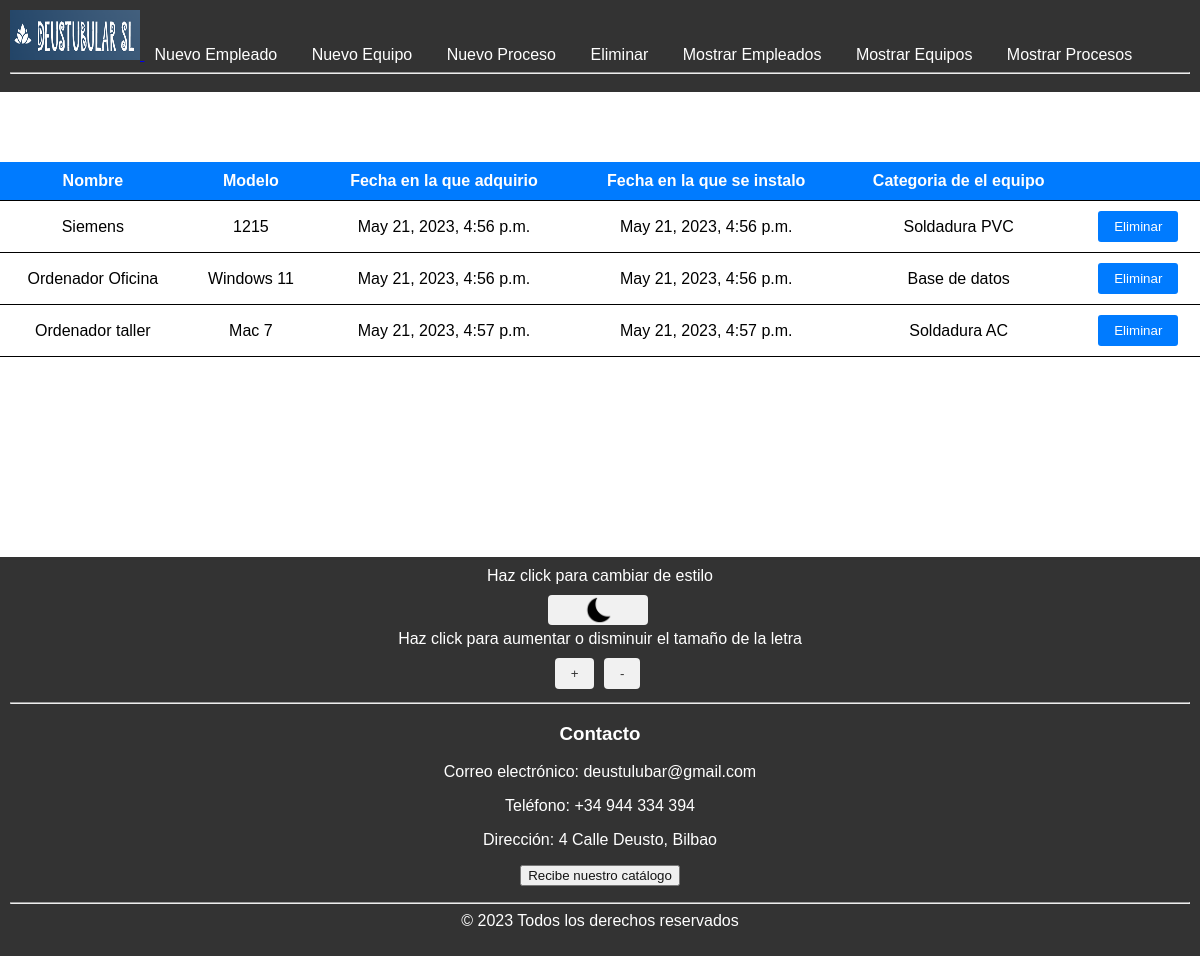
Page /eliminar/equipo on the earlier database version.
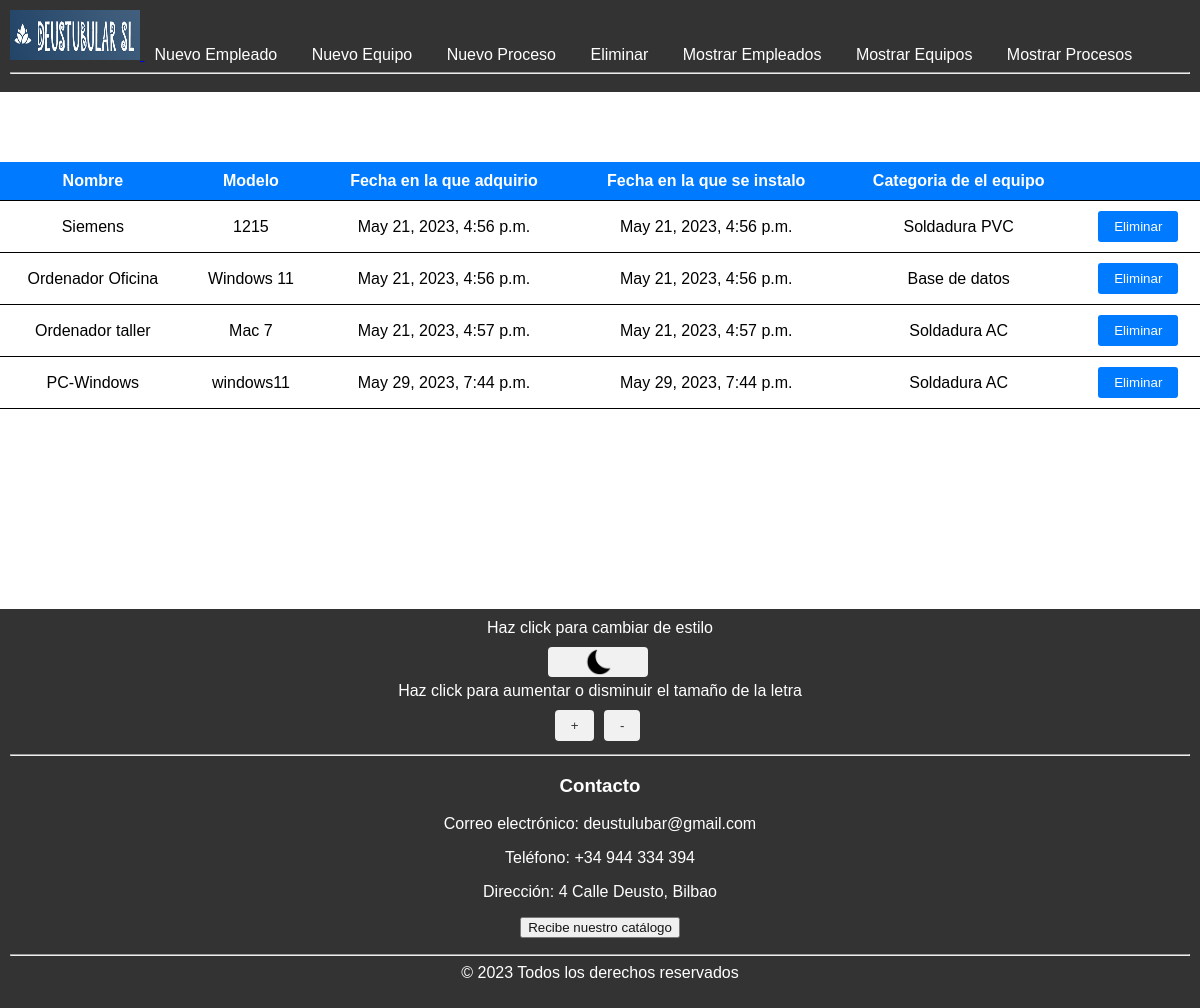
Same page on the later database version.
### DeustubularSL_app/models.py (models this page shows, shortened)
class equipo (models.Model):
    nombre = models.CharField(max_length = 150)
    modelo = models.CharField(max_length = 150)
    fechaAdquisicion = models.DateTimeField(default=datetime.datetime.today)
    fechaInstalacion = models.DateTimeField(default=datetime.datetime.today)
    categoria = models.ForeignKey(Categoria, on_delete=models.CASCADE)

class Categoria(models.Model):
    nombre = models.CharField(max_length=150)
    def __str__(self):
        return self.nombre

### DeustubularSL_app/views.py (the view)
# urls.py: path('eliminar/equipo', views.lista_equipos, name='lista_equipos'),
def lista_equipos(request):
    equipos = equipo.objects.all()
    context = {'equipos': equipos}
    return render(request, 'DeustubularSL_app/lista_equipos_a_borrar.html', context)

### DeustubularSL_app/templates/DeustubularSL_app/lista_equipos_a_borrar.html (shortened to what this page needs)
{% extends "base.html" %}
{% block contenido %}
<table>
  <thead>
    <tr>
      <th>Nombre</th>
      <th>Modelo</th>
      <th>Fecha en la que adquirio</th>
      <th>Fecha en la que se instalo </th>
      <th>Categoria de el equipo</th>
      <th></th>
    </tr>
  </thead>
  <tbody>
    {% for e in equipos %}
    <tr>
      <td>{{ e.nombre }}</td>
      <td>{{ e.modelo }}</td>
      <td>{{ e.fechaAdquisicion }}</td>
      <td>{{ e.fechaInstalacion }}</td>
      <td>{{ e.categoria }}</td>
      <td>
        <form action="{% url 'eliminar_equipo' e.id %}" method="post">
          <button type="submit" class="btn btn-danger">Eliminar</button>
        </form>
      </td>
    </tr>
    {% endfor %}
  </tbody>
</table>
{% endblock %}

Differences in the rows shown:
added equipo: nombre "PC-Windows", modelo "windows11", fechaAdquisicion "May 29, 2023, 7:44 p.m.", fechaInstalacion "May 29, 2023, 7:44 p.m.", categoria "Soldadura AC"
